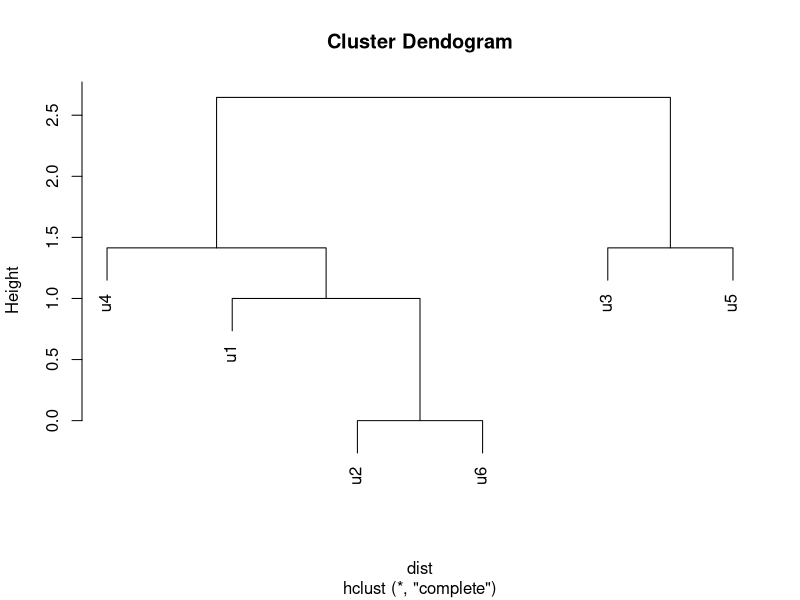
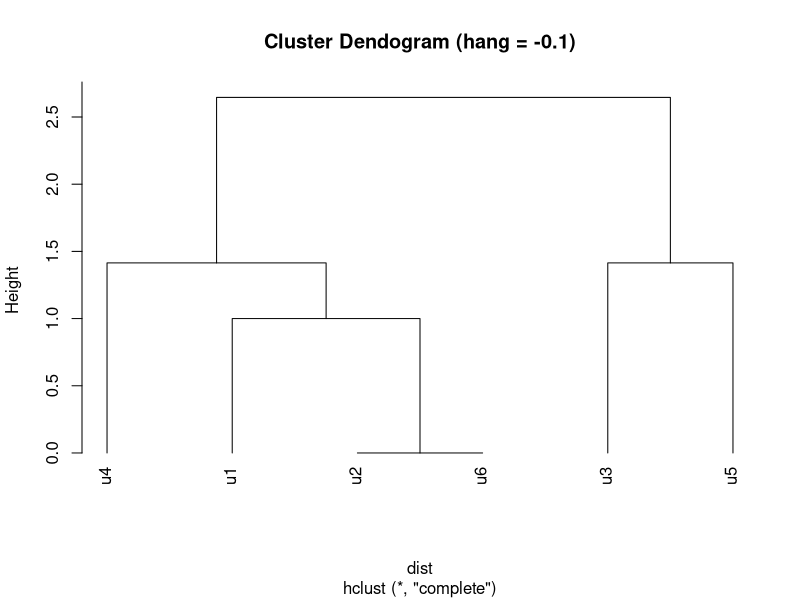
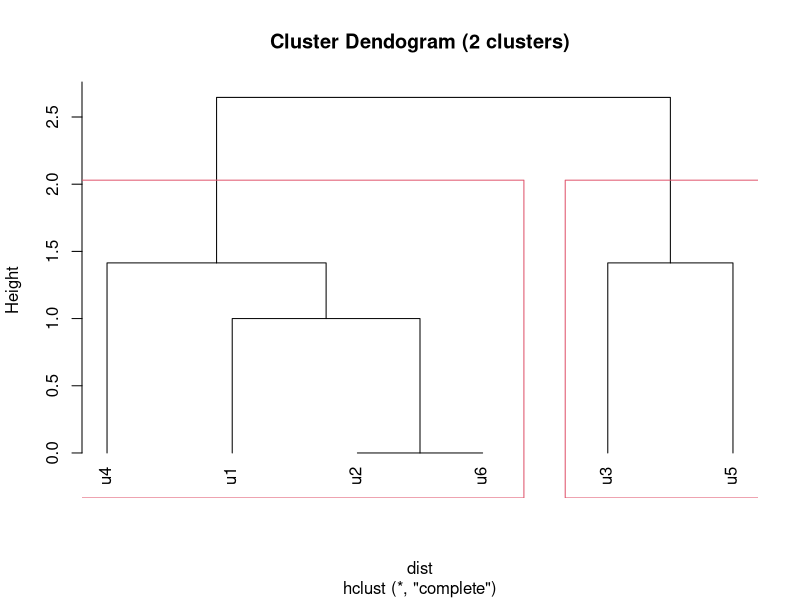

The R script that drew these images, in order:

# Using Clustering Results

library(dplyr, warn.conflicts = FALSE)

# Ex. 2
log <- read.csv("log.csv")
matrix <- table(log)
dist <- dist(matrix)

model <- hclust(dist)
plot(model, main = "Cluster Dendogram")
plot(model, hang = -0.1, main = "Cluster Dendogram (hang = -0.1)")

print(cutree(model, k = 2))

plot(model, hang = -0.1, main = "Cluster Dendogram (2 clusters)")
rect.hclust(model, k = 2)

model <- cutree(model, k = 2)

df <- as.data.frame(model)

recommend_cluster <- function(log, df, cluster) {
    members <- rownames(filter(df, model == cluster))
    log <- filter(log, USER %in% members)
    hits <- log %>% group_by(PAGE) %>% summarize(n()) %>% rename(hits = "n()")
    hits <- hits[order(hits$hits, decreasing = TRUE), ]
    return(hits)
}

# Ex. 3
print("Cluster 1 recommendations:")
recommend_cluster(log, df, 1)[1:2, ]

# Ex. 4
print("Cluster 2 recommendations:")
recommend_cluster(log, df, 2)[1:2, ]

# Ex. 5
print("User 2 recommendations (excluding visited pages):")
recs <- recommend_cluster(log, df, model[2])
visited <- filter(log, USER == "u2")[["PAGE"]]
recs <- filter(recs, !(PAGE %in% visited))
recs
